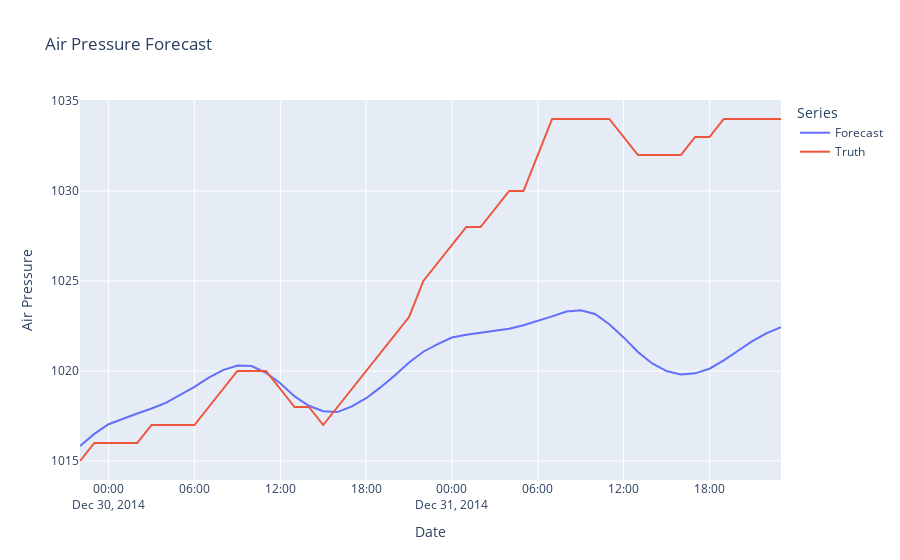

Source (notebook cell):
### Code cell
# Create and format the figure
fig = px.line(x = truth.index, 
        y=[fcast['PRES'], truth['PRES']],
        title = 'Air Pressure Forecast',
        labels = {
            'value' : 'Air Pressure',
            'x' : 'Date',
            'variable' : 'Series'
        })

# Renaming the series
fig.data[0].name = "Forecast"
fig.data[1].name = "Truth"

# Render the plot
fig
